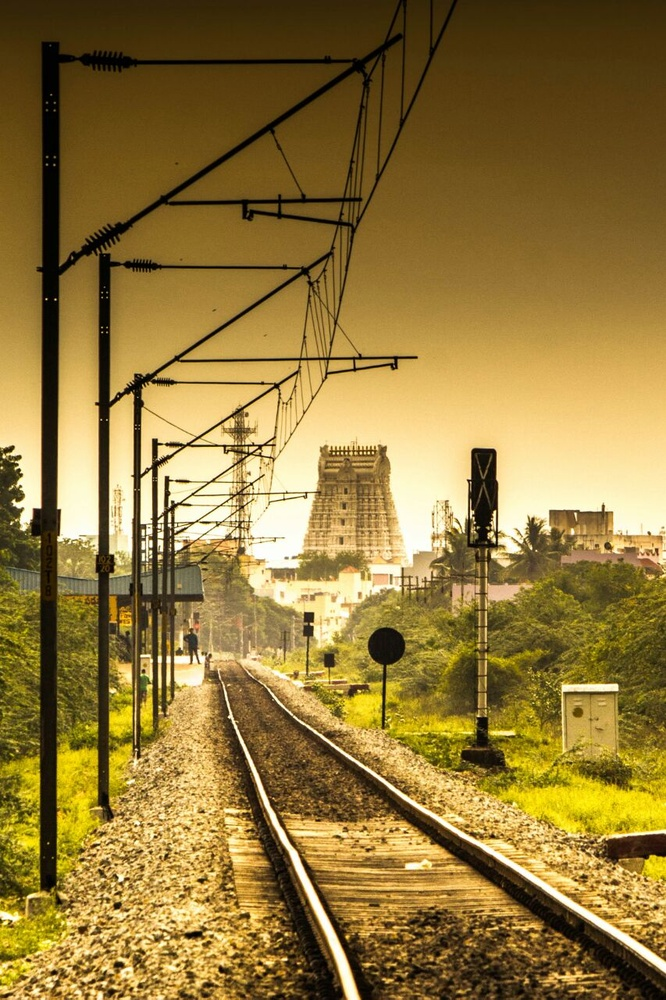
#> input picture Examples/SVD_py/IMG-20160831-WA0001.jpg, 666 x 1000 px, shrunk from 853 x 1280 before the run
$ python imgcomp.py IMG-20160831-WA0001.jpg 3
#> lines starting #> are read from the running program, lines starting #| are printed output that depends on the picture
#!/usr/bin/python3
import sys
import numpy as np
import matplotlib.pyplot as plt
from PIL import Image

def imageCompressionSVD(imggray,k):
	# Read image as matrix
	imgmat = np.array(list(imggray.getdata(band=0)),float)
	img_width  = imggray.size[0]
	img_height = imggray.size[1]
	imgmat.shape = (img_height, img_width)
	imgmat = np.matrix(imgmat)

	U, sigma, V = np.linalg.svd(imgmat)
	if(k > sigma.shape[0]):
		k = len(sigma)
	compImg = np.matrix(U[:,:k]) * np.diag(sigma[:k]) * np.matrix(V[:k,:])

	#plot image
	fig, (inImg,outImg) = plt.subplots(nrows=1,ncols=2,sharex=False,sharey=False)
	inImg.imshow(imgmat, cmap='gray')
	outImg.imshow(compImg, cmap='gray')
	plt.show()


if __name__ == "__main__" :
	argc = len(sys.argv)
	if(argc != 3 or sys.argv[1] == "help") :
		print("usage: ./imgcomp <image-file> <int>")
		sys.exit(0)

	inputFile = sys.argv[1]
	k = int(sys.argv[2])
	img = Image.open(inputFile)
#> img is the input picture: PIL image 666x1000 RGB; mean R, G, B 146.2, 120.4, 58.4
	imggray = img.convert('L') #convert to gray-scale
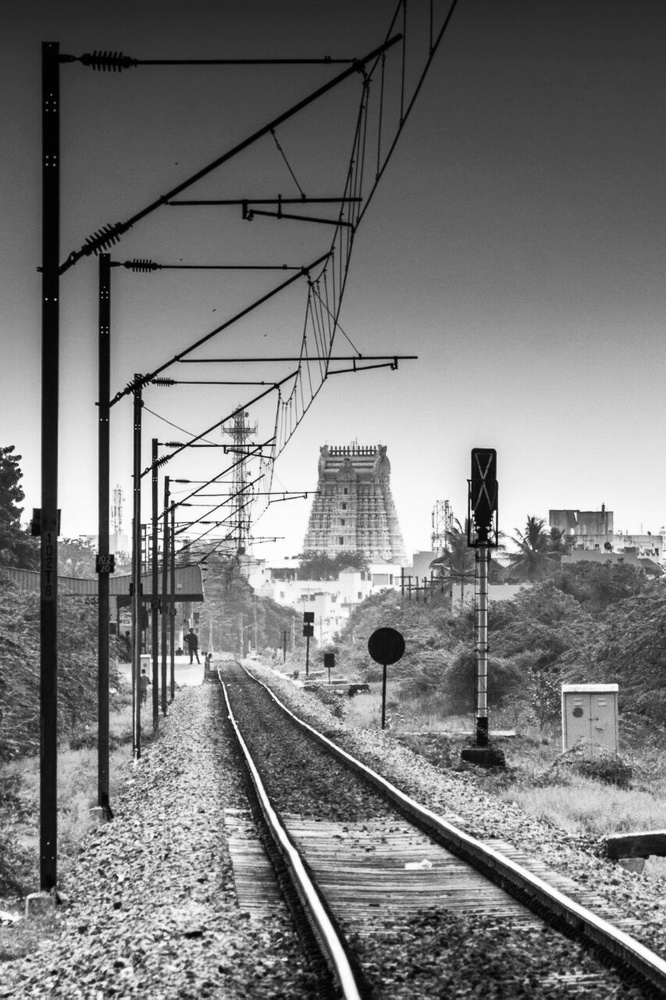
#> imggray: PIL image 666x1000 L; min 0, max 255, mean 121.1
	imageCompressionSVD(imggray,k)
#> in imageCompressionSVD, `U, sigma, V = np.linalg.svd(imgmat)`:
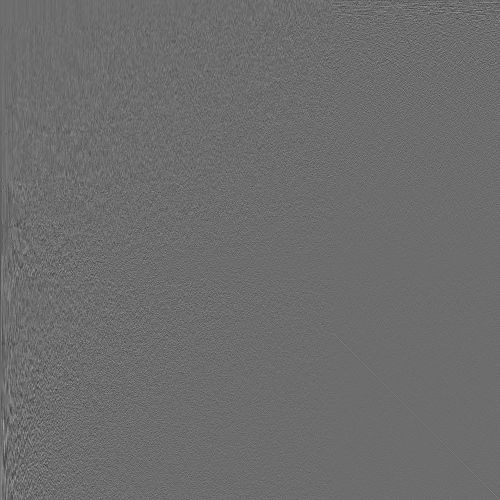
#> U: shape (1000, 1000) float64 (shown at 1/2 size); min -0.22, max 0.294, mean -1.63e-05; drawn with min black and max white
#> in imageCompressionSVD, `U, sigma, V = np.linalg.svd(imgmat)`:
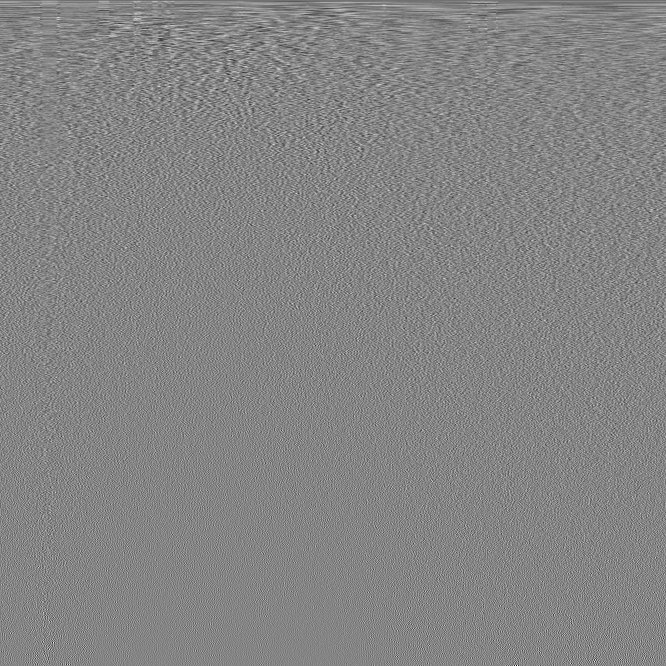
#> V: shape (666, 666) float64; min -0.284, max 0.262, mean -4.5e-05; drawn with min black and max white
#> in imageCompressionSVD, `U, sigma, V = np.linalg.svd(imgmat)`: sigma = 666 values, max 106035.8 at index 0, min 10.52 at index 665, mean 800.3
#> in imageCompressionSVD, `compImg = np.matrix(U[:,:k]) * np.diag(sigma[:k]) * np.matrix(V[:k,:])`:
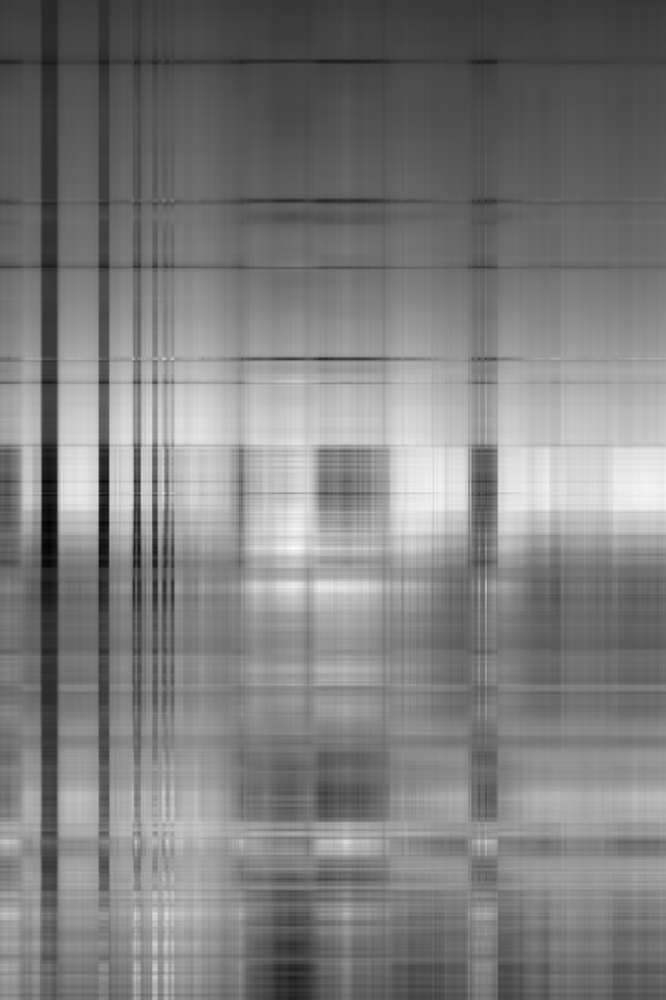
#> compImg: shape (1000, 666) float64; min -36, max 282, mean 121; drawn with min black and max white
